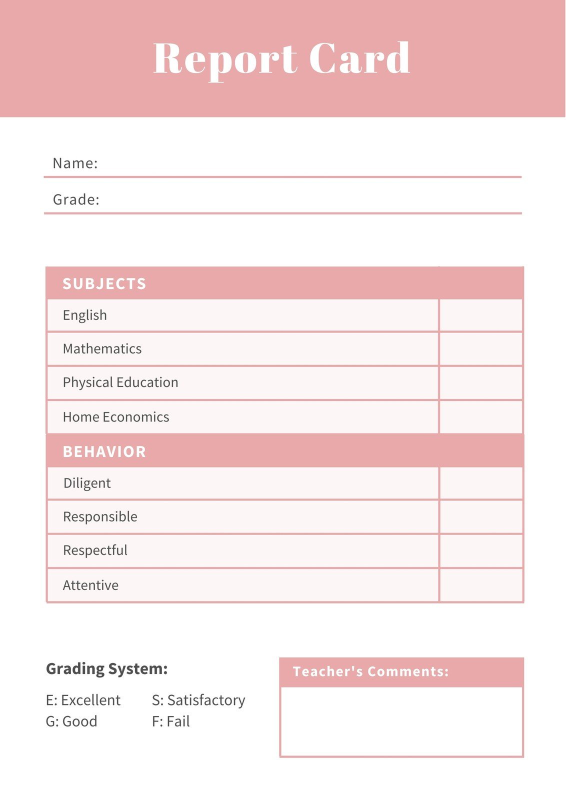
#> input picture template.jpg, 1131 x 1600 px (shown at 1/2 size)
$ python Reportcard-Generator.py
#> lines starting #> are read from the running program, lines starting #| are printed output that depends on the picture
#%%
import cv2
import csv
import os
from PIL import Image

img=cv2.imread('template.jpg',1) #result template
#> img is the input picture: shape (1600, 1131, 3); mean B, G, R 230.1, 229.8, 246.9
img_resized=cv2.resize(img,(550,750)) #making image smaller
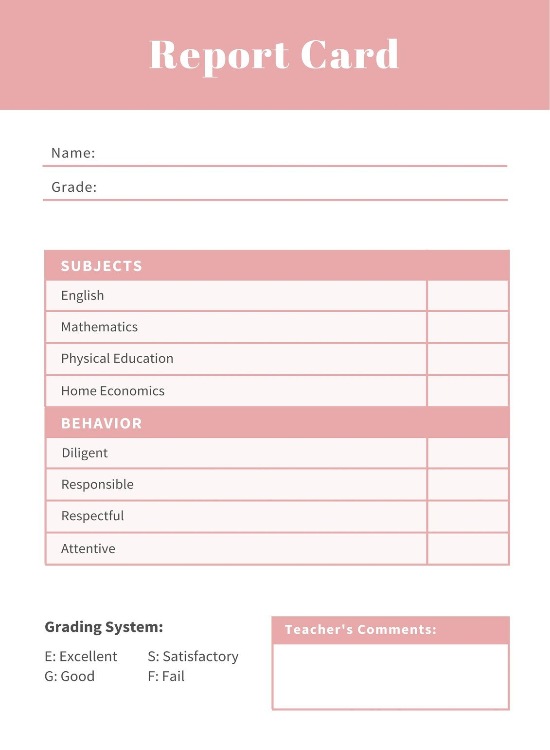
#> img_resized: shape (750, 550, 3); mean B, G, R 230, 229.8, 246.8

font=cv2.FONT_HERSHEY_SIMPLEX
fontSize=0.5
fontColor=(0,0,0) #Black

#Student data is saved in a csv file
#> (the run stopped early here; a loop or call above may not have finished)
